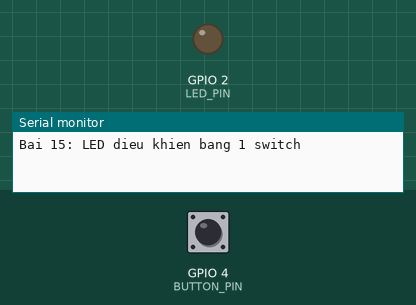
Simulated run of this sketch. Board: ESP32. On the bench: output pins drawn as LEDs (lit = HIGH), the last lines printed to the serial monitor. Inputs (shaded band) come from the test bench; at power-on: GPIO 4 (BUTTON_PIN) HIGH.

Above: at 1.2 s.
1.3 s: GPIO 4 (BUTTON_PIN) pulled LOW for 0.15 s
At 2.5 s:
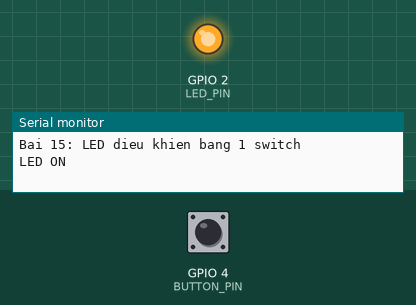
2.9 s: GPIO 4 (BUTTON_PIN) pulled LOW for 1 s
At 3.9 s:
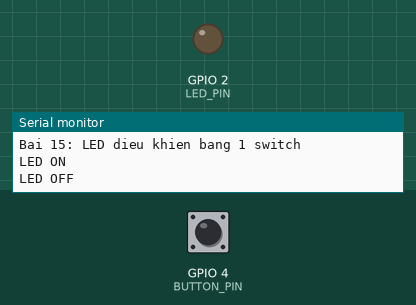
5.4 s: GPIO 4 (BUTTON_PIN) pulled LOW for 3.2 s
At 5.8 s:
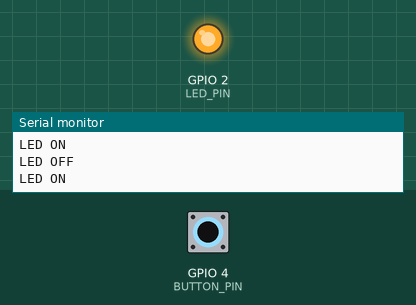
Timing chart, 0 to 8.4 s (numbered marks = the images above; inputs shaded):
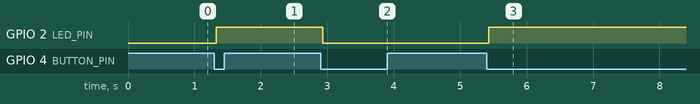

The sketch:

exercise15_LED_Switch.ino
```cpp
/*
  Bài 15 - Điều khiển một LED bằng một switch
  Mô tả: nhấn nút 1 lần sẽ đảo trạng thái LED ON/OFF.

  Sơ đồ nối dây:
    ESP32 GPIO2 ---- 220Ω ----|>|---- GND
    ESP32 GPIO4 ---- Nút nhấn ---- GND
    (Dùng INPUT_PULLUP nên nút nhấn được nối giữa GPIO4 và GND)
*/

const uint8_t LED_PIN = 2;
const uint8_t BUTTON_PIN = 4;
const uint32_t DEBOUNCE_MS = 30;     // thời gian chống dội nút nhấn

bool ledState = LOW;
bool lastRawButtonState = HIGH;       // trạng thái thô, INPUT_PULLUP => nhả nút = HIGH
bool stableButtonState = HIGH;
uint32_t lastDebounceTime = 0;

void setup() {
  pinMode(LED_PIN, OUTPUT);
  pinMode(BUTTON_PIN, INPUT_PULLUP);

  digitalWrite(LED_PIN, ledState);

  Serial.begin(115200);
  Serial.println("Bai 15: LED dieu khien bang 1 switch");
}

void loop() {
  bool rawButtonState = digitalRead(BUTTON_PIN);

  // Phát hiện thay đổi trạng thái thô của nút để bắt đầu đếm thời gian debounce.
  if (rawButtonState != lastRawButtonState) {
    lastDebounceTime = millis();
  }

  // Sau khi đã qua khoảng thời gian debounce, xác nhận trạng thái ổn định.
  if ((millis() - lastDebounceTime) >= DEBOUNCE_MS) {
    if (stableButtonState != rawButtonState) {
      stableButtonState = rawButtonState;

      // Với INPUT_PULLUP, nút bấm xuống sẽ đọc LOW.
      if (stableButtonState == LOW) {
        ledState = !ledState;
        digitalWrite(LED_PIN, ledState);
        Serial.println(ledState ? "LED ON" : "LED OFF");
      }
    }
  }

  lastRawButtonState = rawButtonState;
}
```

Measured:
- after the input at 1.3 s, GPIO 2 (LED_PIN): LOW → HIGH at once
- after the input at 2.9 s, GPIO 2 (LED_PIN): HIGH → LOW at once
- after the input at 5.4 s, GPIO 2 (LED_PIN): LOW → HIGH at once
